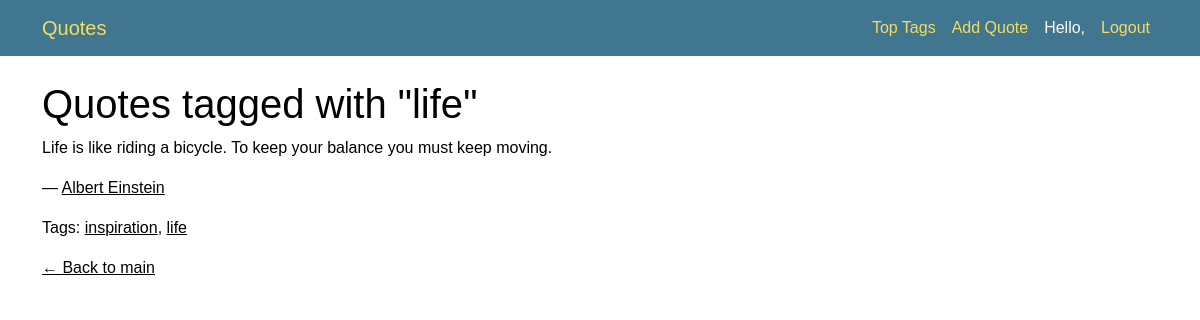
/tag/life/, run on the app's committed database.
### quotes/models.py (models this page shows, shortened)
class Tag(models.Model):
    name = models.CharField(max_length=50, unique=True)

class Quote(models.Model):
    quote = models.TextField()
    author = models.ForeignKey(Author, on_delete=models.CASCADE)
    tags = models.ManyToManyField(Tag)
    created_by = models.ForeignKey(User, on_delete=models.CASCADE)

class Author(models.Model):
    fullname = models.CharField(max_length=255, unique=True)
    born_date = models.CharField(max_length=100)
    born_location = models.CharField(max_length=255)
    description = models.TextField()

### quotes/views.py (the view)
# urls.py: path('tag/<str:tag_name>/', views.quotes_by_tag, name='quotes_by_tag'),
def quotes_by_tag(request, tag_name):
    quotes = Quote.objects.filter(tags__name=tag_name)
    return render(request, 'quotes/quotes_by_tag.html', {
        'quotes': quotes,
        'tag': tag_name
    })

### quotes/templates/quotes/quotes_by_tag.html
{% extends 'quotes/base.html' %}
{% block content %}
  <h1>Quotes tagged with "{{ tag }}"</h1>
  {% for quote in quotes %}
    <div>
        <blockquote>{{ quote.quote }}</blockquote>
        <p>— <a href="{% url 'author_detail' author_id=quote.author.id %}">{{ quote.author.fullname }}</a></p>
        <p>Tags:
            {% for tag in quote.tags.all %}
                <a href="{% url 'quotes_by_tag' tag.name %}">{{ tag.name }}</a>{% if not forloop.last %}, {% endif %}
            {% endfor %}
        </p>
    </div>
  {% empty %}
    <p>No quotes found with this tag.</p>
  {% endfor %}
  <a href="{% url 'main' %}">← Back to main</a>
{% endblock %}

### quotes/static/css/style.css (style rules this page uses)
html[data-theme="light"], :root { --primary: #79aec8; --secondary: #417690; --accent: #f5dd5d; --primary-fg: #fff; --body-fg: #333; --body-bg: #fff; --body-quiet-color: #666; --body-medium-color: #444; --body-loud-color: #000; --header-color: #ffc; --header-branding-color: var(--accent); --header-bg: var(--secondary); --header-link-color: var(--primary-fg); --breadcrumbs-fg: #c4dce8; --breadcrumbs-link-fg: var(--body-bg); --breadcrumbs-bg: #264b5d; --link-fg: #417893; --link-hover-color: #036; --link-selected-fg: var(--secondary); --hairline-color: #e8e8e8; --border-color: #ccc; --error-fg: #ba2121; --message-success-bg: #dfd; --message-warning-bg: #ffc; --message-error-bg: #ffefef; --darkened-bg: #f8f8f8; --selected-bg: #e4e4e4; --selected-row: #ffc; --button-fg: #fff; --button-bg: var(--secondary); --button-hover-bg: #205067; --default-button-bg: #205067; --default-button-hover-bg: var(--secondary); --close-button-bg: #747474; --close-button-hover-bg: #333; --delete-button-bg: #ba2121; --delete-button-hover-bg: #a41515; --object-tools-fg: var(--button-fg); --object-tools-bg: var(--close-button-bg); --object-tools-hover-bg: var(--close-button-hover-bg); --font-family-primary: "Segoe UI", system-ui, Roboto, "Helvetica Neue", Arial, sans-serif, "Apple Color Emoji", "Segoe UI Emoji", "Segoe UI Symbol", "Noto Color Emoji"; --font-family-monospace: ui-monospace, Menlo, Monaco, "Cascadia Mono", "Segoe UI Mono", "Roboto Mono", "Oxygen Mono", "Ubuntu Monospace", "Source Code Pro", "Fira Mono", "Droid Sans Mono", "Courier New", monospace, "Apple Color Emoji", "Segoe UI Emoji", "Segoe UI Symbol", "Noto Color Emoji"; color-scheme: light; }
body { background-color: var(--primary-fg); color: var(--text-color); font-family: Arial, sans-serif; }
h1 { color: var(--primary-color); }
a { color: var(--accent-color); }

### data on the page
Tag: name "life"
Quote: quote "Life is like riding a bicycle. To keep your balance you must keep moving.", author.fullname "Albert Einstein"
Tag: name "inspiration"
